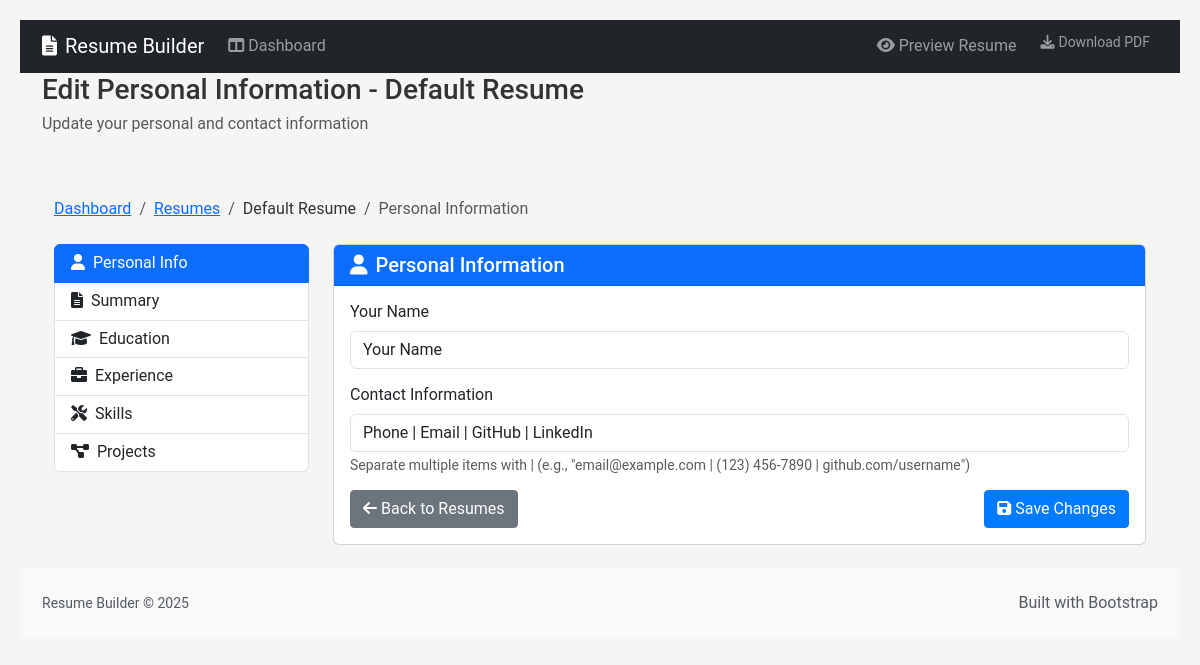
/edit_sections/personal_info.php, run on the app's committed database.
### tables this page shows
CREATE TABLE resumes (
                id INTEGER PRIMARY KEY,
                name TEXT NOT NULL,
                description TEXT,
                is_default INTEGER DEFAULT 0,
                created_at TIMESTAMP DEFAULT CURRENT_TIMESTAMP,
                updated_at TIMESTAMP DEFAULT CURRENT_TIMESTAMP
            );

CREATE TABLE personal_info (
                id INTEGER PRIMARY KEY,
                resume_id INTEGER,
                name TEXT NOT NULL,
                contact_info TEXT NOT NULL,
                updated_at TIMESTAMP DEFAULT CURRENT_TIMESTAMP,
                FOREIGN KEY (resume_id) REFERENCES resumes(id) ON DELETE CASCADE
            );

### database/db.php (called while the page is built, shortened)
<?php
class ResumeDB {
    private $db;
    private static $instance = null;
    private function __construct() {
        $dbFile = __DIR__ . '/resume.sqlite';
        $createTables = !file_exists($dbFile);
        try {
            $this->db = new PDO('sqlite:' . $dbFile);
            $this->db->setAttribute(PDO::ATTR_ERRMODE, PDO::ERRMODE_EXCEPTION);
        } catch (PDOException $e) {
            die("Database connection failed: " . $e->getMessage());
        }
    }
    public static function getInstance() {
        if (self::$instance === null) {
            self::$instance = new ResumeDB();
        }
        return self::$instance;
    }
    public function querySingle($sql, $params = []) {
        try {
            $stmt = $this->db->prepare($sql);
            $stmt->execute($params);
            return $stmt->fetch(PDO::FETCH_ASSOC);
        } catch (PDOException $e) {
            die("Query failed: " . $e->getMessage());
        }
    }
}

### edit_sections/personal_info.php (the view, shortened to what this page needs)
<?php
require_once '../database/db.php';
require_once 'common.php';
$db = ResumeDB::getInstance();
$resumeId = getResumeId($db);
$resumeName = getResumeName($db, $resumeId);
$personal = $db->querySingle("SELECT * FROM personal_info WHERE resume_id = ?", [$resumeId]);
$currentName = $personal['name'] ?? '';
$currentContactInfo = $personal['contact_info'] ?? '';
$pageTitle = 'Edit Personal Information - ' . $resumeName;
$pageDescription = 'Update your personal and contact information';
require_once '../includes/header.php';
?>
<div class="container py-4">
    <div class="row">
        <div class="col-md-3">
        </div>
        <div class="col-md-9">
            <div class="card">
                <div class="card-header bg-primary text-white">
                    <h5 class="card-title mb-0">
                        <i class="fas fa-user me-2"></i>Personal Information
                    </h5>
                </div>
                <div class="card-body">
                    <form method="post" class="needs-validation" novalidate>
                        <div class="mb-3">
                            <label for="name" class="form-label">Your Name</label>
                            <input type="text"
                                   class="form-control"
                                   id="name"
                                   name="name"
                                   value="<?php echo htmlspecialchars($currentName); ?>"
                                   required>
                        </div>
                        <div class="mb-3">
                            <label for="contact_info" class="form-label">Contact Information</label>
                            <input type="text"
                                   class="form-control"
                                   id="contact_info"
                                   name="contact_info"
                                   value="<?php echo htmlspecialchars($currentContactInfo); ?>"
                                   required>
                            <div class="form-text">
                                Separate multiple items with | (e.g., "email@example.com | (123) 456-7890 | github.com/username")
                            </div>
                        </div>
                        <div class="d-flex justify-content-between">
                            <a href="resumes.php" class="btn btn-secondary">
                                <i class="fas fa-arrow-left me-1"></i>Back to Resumes
                            </a>
                            <button type="submit" class="btn btn-primary">
                                <i class="fas fa-save me-1"></i>Save Changes
                            </button>
                        </div>
                    </form>
                </div>
            </div>
        </div>
    </div>
</div>
<?php require_once '../includes/footer.php'; ?>

### includes/header.php (shortened to what this page needs)
<!DOCTYPE html>
<html lang="en">
<head>
    <link href="https://cdn.jsdelivr.net/npm/bootstrap@5.3.0-alpha1/dist/css/bootstrap.min.css" rel="stylesheet">
    <link href="https://cdnjs.cloudflare.com/ajax/libs/font-awesome/6.0.0/css/all.min.css" rel="stylesheet">
    <link rel="stylesheet" href="<?php echo str_contains($_SERVER['PHP_SELF'], 'edit_sections') ? '../style.css' : 'style.css'; ?>">
</head>
<body>
    <nav class="navbar navbar-expand-lg navbar-dark bg-dark mb-4">
        <div class="container">
            <a class="navbar-brand" href="<?php echo str_contains($_SERVER['PHP_SELF'], 'edit_sections') ? '../admin.php' : 'admin.php'; ?>">
                <i class="fas fa-file-alt me-2"></i>Resume Builder
            </a>
            <div class="collapse navbar-collapse" id="navbarMain">
                <ul class="navbar-nav me-auto">
                    <li class="nav-item">
                        <a class="nav-link" href="<?php echo str_contains($_SERVER['PHP_SELF'], 'edit_sections') ? '../admin.php' : 'admin.php'; ?>">
                            <i class="fas fa-columns me-1"></i>Dashboard
                        </a>
                    </li>
                </ul>
                <ul class="navbar-nav">
                    <?php if (isset($_GET['resume_id'])): ?>
                    <li class="nav-item">
                        <a class="nav-link" href="<?php echo str_contains($_SERVER['PHP_SELF'], 'edit_sections') ? '../index.php?resume_id=' . $_GET['resume_id'] : 'index.php?resume_id=' . $_GET['resume_id']; ?>">
                            <i class="fas fa-eye me-1"></i>Preview Resume
                        </a>
                    </li>
                    <li class="nav-item">
                        <a class="nav-link btn btn-sm btn-outline-light ms-2" href="<?php echo str_contains($_SERVER['PHP_SELF'], 'edit_sections') ? '../index.php?resume_id=' . $_GET['resume_id'] . '&download=true' : 'index.php?resume_id=' . $_GET['resume_id'] . '&download=true'; ?>">
                            <i class="fas fa-download me-1"></i>Download PDF
                        </a>
                    </li>
                    <?php else: ?>
                    <li class="nav-item">
                        <a class="nav-link" href="<?php echo str_contains($_SERVER['PHP_SELF'], 'edit_sections') ? '../index.php' : 'index.php'; ?>">
                            <i class="fas fa-eye me-1"></i>Preview Resume
                        </a>
                    </li>
                    <li class="nav-item">
                        <a class="nav-link btn btn-sm btn-outline-light ms-2" href="<?php echo str_contains($_SERVER['PHP_SELF'], 'edit_sections') ? '../index.php?download=true' : 'index.php?download=true'; ?>">
                            <i class="fas fa-download me-1"></i>Download PDF
                        </a>
                    </li>
                    <?php endif; ?>
                </ul>
            </div>
        </div>
    </nav>
    <div class="container">
        <?php if (isset($pageTitle)): ?>
        <div class="row mb-4">
            <div class="col-12">
                <h1 class="h3 mb-2"><?php echo $pageTitle; ?></h1>
                <?php if (isset($pageDescription)): ?>
                <p class="text-muted"><?php echo $pageDescription; ?></p>
                <?php endif; ?>
            </div>
        </div>
        <?php endif; ?>

### style.css (style rules this page uses)
* { font-family: "Roboto", "DejaVu Sans", "Helvetica", Arial, sans-serif; margin: 0; padding: 0; box-sizing: border-box; }
body { color: #333; line-height: 1.3; background: #f5f5f5; padding: 20px; }
.mb-4 { margin-bottom: 1.5rem !important; }
.navbar { margin-bottom: 0 !important; }
.btn { display: inline-block; font-weight: 400; text-align: center; vertical-align: middle; user-select: none; padding: 0.375rem 0.75rem; font-size: 1rem; line-height: 1.5; border-radius: 0.25rem; transition: color 0.15s ease-in-out, background-color 0.15s ease-in-out, border-color 0.15s ease-in-out, box-shadow 0.15s ease-in-out; }
.btn-primary { color: #fff; background-color: #007bff; border-color: #007bff; }
.btn-sm { padding: 0.25rem 0.5rem; font-size: 0.875rem; line-height: 1.5; border-radius: 0.2rem; }

### data on the page
resumes: pageTitle "Edit Personal Information - Default Resume"
personal_info: name "Your Name", contact_info "Phone | Email | GitHub | LinkedIn"

### other printed values
$pageDescription "Update your personal and contact information"
$resumeName "Default Resume"
$sectionName "Personal Information"
$info['name'] "Personal Info"
$info['name'] "Summary"
$info['name'] "Education"
$info['name'] "Experience"
$info['name'] "Skills"
$info['name'] "Projects"
